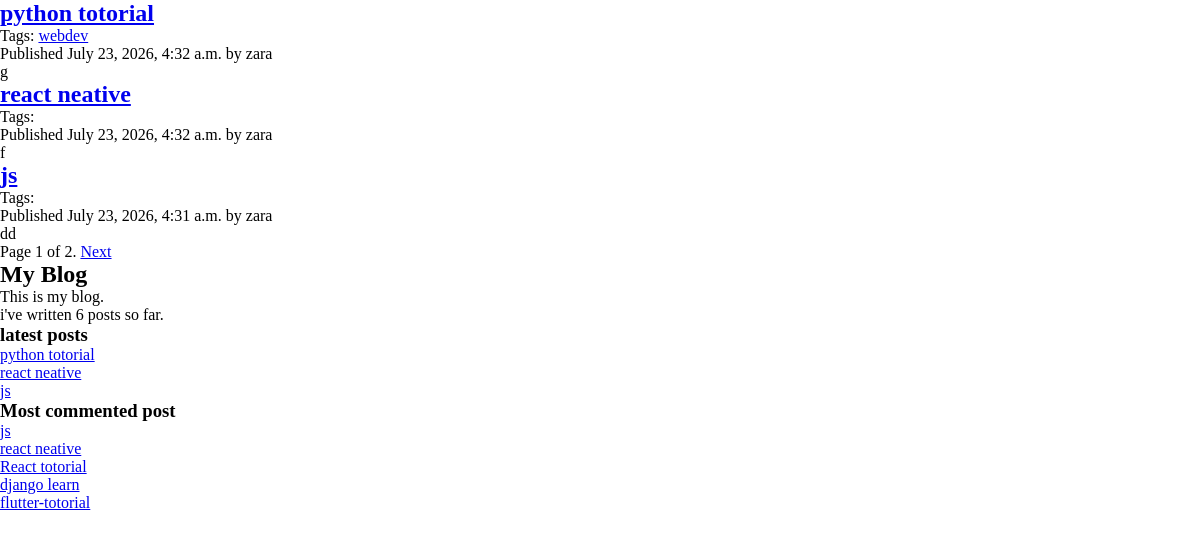
Page /blog/ on the earlier database version.
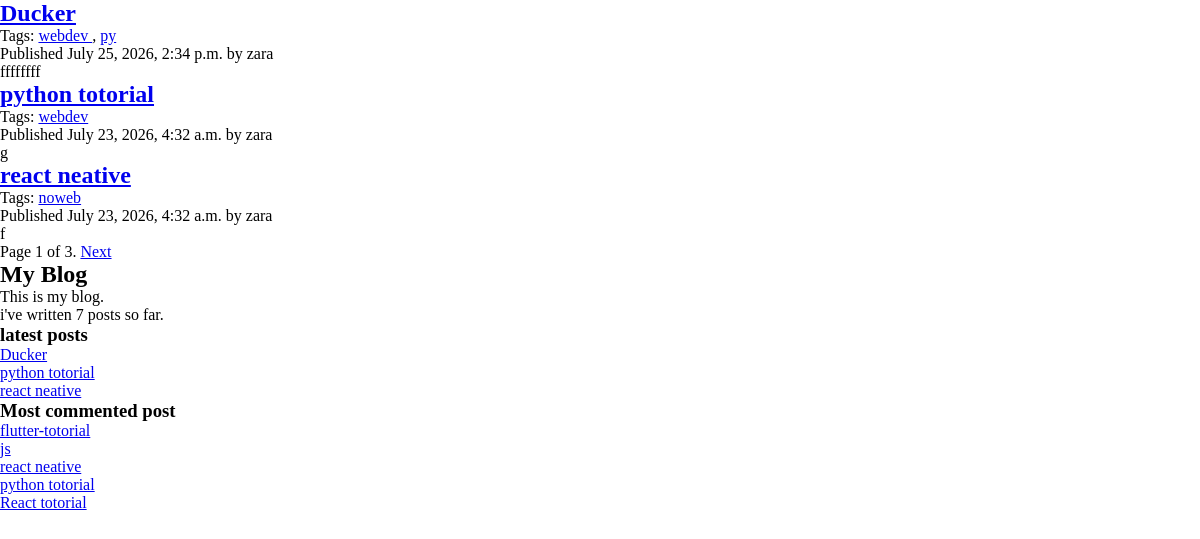
Same page on the later database version.
### blog/models.py (models this page shows, shortened)
class Post(models.Model):
    class Status(models.TextChoices):
        DRAFT = 'DF', 'Draft'
        PUBLISHED = 'PB', 'Published'
    class PublishedManager(models.Manager):
        def get_queryset(self):
            return super().get_queryset()\
                    .filter(status = Post.Status.PUBLISHED)
    title = models.CharField(max_length=250)
    slug = models.SlugField(max_length=250,unique_for_date='publish')
    body = models.TextField()
    publish = models.DateTimeField(default= timezone.now)
    created = models.DateTimeField(auto_now_add=True)
    updated = models.DateTimeField(auto_now=True)
    author = models.ForeignKey(User, on_delete= models.CASCADE,related_name='blog_posts')
    status = models.CharField(max_length=2,choices=Status.choices,default=Status.DRAFT)
    objects = models.Manager()
    published = PublishedManager()
    tags = TaggableManager() # Tagging
    class Meta:
        ordering =['-publish']
        indexes = [
            models.Index(fields=['-publish']),
        ]
    def get_absolute_url(self):
        return reverse(
            'blog:post_detail',
            args=[
                self.publish.year,
                self.publish.month,
                self.publish.day,
                self.slug
            ],
)

### blog/views.py (the view)
# urls.py: path('', post_list, name='post_list'),
def post_list(request,tag_slug=None):
    post_list = Post.published.all()
    tag = None
    if tag_slug:
        tag = get_object_or_404(Tag, slug=tag_slug)
        post_list = post_list.filter(tags__in=[tag])
    paginator = Paginator(post_list, 3)
    page_number = request.GET.get('page', 1)
    try:
        posts = paginator.page(page_number)
    except PageNotAnInteger:
        posts = paginator.page(1)
    except EmptyPage:
        posts = paginator.page(paginator.num_pages)
    return render(request, 'blog/post/list.html', {'posts': posts, 'tag': tag})

### blog/templatetags/blog_tags.py (called while the page is built)
@register.simple_tag
def total_posts():
    return Post.published.count()

@register.inclusion_tag('blog/post/latest_posts.html')
def show_latest_posts(count=5):
    latest_posts = Post.published.order_by('-publish')[:count]
    return {'latest_posts': latest_posts}

@register.simple_tag()
def get_most_commented_posts(count=5):
    return Post.published.annotate(
        total_comments=Count('comments')).order_by('-total_comments')[:count]

@register.filter(name='markdown')
def markdown_format(text):
    return mark_safe(markdown.markdown(text))

### blog/templates/blog/post/list.html (shortened to what this page needs)
{% extends "blog/base.html" %}
{% load blog_tags %}
{% block content %}
    {% for post in posts %}
        <h2 class="post-title">
            <a href="{{ post.get_absolute_url }}">
                {{ post.title }}
            </a>
        </h2>
        <p class="tags">
            Tags:
            {% for tag in post.tags.all %}
                <a href="{% url 'blog:post_list_by_tag' tag.slug %}">
                    {{ tag.name }}
                </a>{% if not forloop.last %}, {% endif %}
            {% endfor %}
        </p>
        <p class="post-date">
            Published {{ post.publish }} by {{ post.author }}
        </p>
        <div class="post-body">
            {{ post.body|markdown|truncatewords:30|linebreaks }}
        </div>
    {% endfor %}
    {% include "pagination.html" with page=posts %}
{% endblock %}

### blog/templates/blog/base.html (shortened to what this page needs)
{% load static %}
{% load blog_tags %}
<!doctype html>
<html lang="en">
  <head>
    <link href="{% static 'css/blog.css' %}" rel="stylesheet" />
  </head>
  <body>
    <div id="content">
      {% block content %}{% endblock %}
    </div>
    <div id="sidebar">
      <h2>My Blog</h2>
      <p>This is my blog.</p>
      i've written {% total_posts %} posts so far.
      <h3>latest posts</h3>
      {% show_latest_posts 3 %}
      <h3>Most commented post</h3>
      {% get_most_commented_posts as most_commented_posts %}
      <ul>
        {% for post in most_commented_posts %}
        <li>
          <a href="{{ post.get_absolute_url }}">{{ post.title }}</a>
        </li>
        {% endfor %}
      </ul>
    </div>
  </body>
</html>

### blog/templates/pagination.html (shortened to what this page needs)
<div class="pagination">
    <span class="step-links">
        <span class="current">
            Page {{ posts.number }} of {{ posts.paginator.num_pages }}.
        </span>
        {% if posts.has_next %}
            <a href="?page={{ posts.next_page_number }}">Next</a>
        {% endif %}
    </span>
</div>

### blog/templates/blog/post/latest_posts.html
<ul>
    {% for post in latest_posts %}
    <li>
        <a href="{{ post.get_absolute_url }}">{{ post.title }}</a>
    </li>
    {% endfor %}
</ul>

### blog/static/css/blog.css (style rules this page uses)
* { padding: 0; margin: 0; box-sizing: border-box; }

Differences in the rows shown:
no longer on this page (row edited): Post: title "django learn", shown under "Most commented post"
no longer on one of the page's lists (row unchanged): Post: title "js", publish "July 23, 2026, 4:31 a.m.", author "zara", body "dd"
added Post: title "Ducker", publish "July 25, 2026, 2:34 p.m.", author "zara", body "ffffffff", Tag (name "webdev")
added Tag: name "py", shown under "Ducker"
now on one of the page's lists (row unchanged): Post: title "python totorial"
added Tag: name "noweb", shown under Post "react neative"
changed Post "flutter-totorial": moves up the list
Other differences:
{{ posts.paginator.num_pages }}: "2" → "3"
text no longer shown: "6"
text now shown: "7"
